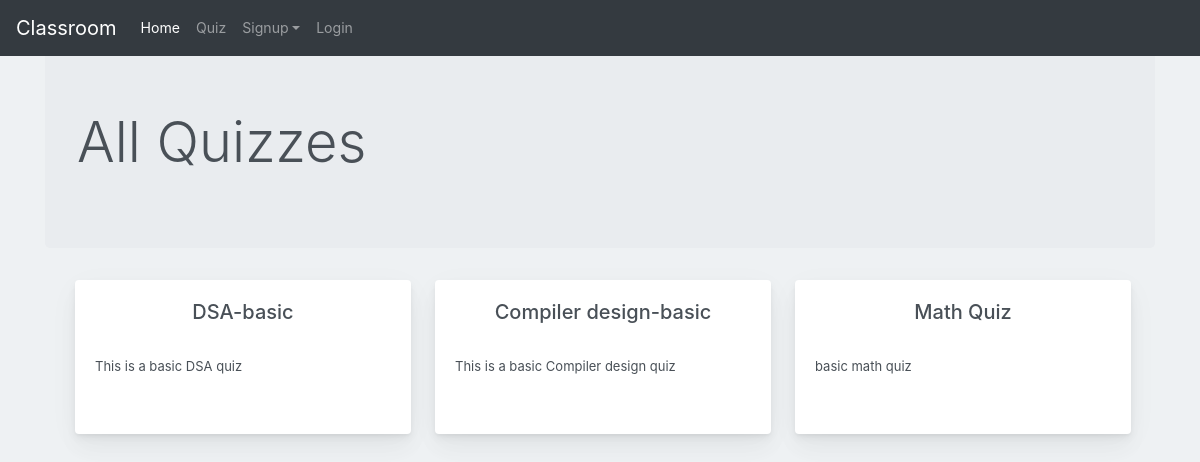
Page /quiz-home/ on the committed database.
### quiz/models.py (models this page shows, shortened)
class Quiz(models.Model):
    quiz_id = models.AutoField
    author = models.ForeignKey(User, on_delete=models.CASCADE, default=1)
    name = models.CharField(max_length=50)
    desc = models.CharField(max_length=300)
    questions = models.ManyToManyField(Question)
    is_saved = models.BooleanField(default=False)

### quiz/views.py (the view)
# urls.py: path('quiz-home/', views.quiz_home, name='quiz-home'),
def quiz_home(request):
    return render(request, 'quiz/quiz_home.html', context={'quizzes' : Quiz.objects.all()})

### templates/quiz/quiz_home.html (shortened to what this page needs)
{% extends 'discuss/basic.html' %}
{% load crispy_forms_tags %}
{% block homeactive %} active {% endblock homeactive %}-->
{% block content %}
<div class="container my-4">
    <div class="jumbotron">
        <h1 class="display-4">All Quizzes</h1>
        </div>
<div class="container">
    <div class="container mx-auto mt-2">
      <div class="row">
        {% for quiz in quizzes %}
        <div class="col-md-4">
          <div class="card" style="width: 21rem;">
            <div class="card-body">
              <h5 class="card-title" style="text-align: center;">{{quiz.name}}</h5>
              <br>
              <p class="card-text">{{quiz.desc}}</p>
              <br>
            </div>
          </div>
        </div>
        {% endfor %}
      </div>
    </div>
  </div>
{% endblock content %}

### discuss/static/discuss/block.css (style rules this page uses)
body { margin: 0; font-family: -apple-system, BlinkMacSystemFont, "Segoe UI", Roboto, "Helvetica Neue", Arial, "Noto Sans", sans-serif, "Apple Color Emoji", "Segoe UI Emoji", "Segoe UI Symbol", "Noto Color Emoji"; font-size: .88rem; font-weight: 400; line-height: 1.5; color: #495057; text-align: left; background-color: #eef1f3 }
.card { box-shadow: 0 0.46875rem 2.1875rem rgba(4, 9, 20, 0.03), 0 0.9375rem 1.40625rem rgba(4, 9, 20, 0.03), 0 0.25rem 0.53125rem rgba(4, 9, 20, 0.05), 0 0.125rem 0.1875rem rgba(4, 9, 20, 0.03); border-width: 0; transition: all .2s }
.card-body { flex: 1 1 auto; padding: 1.25rem }
.card-body p { font-size: 13px }

### templates/discuss/basic.html (style rules this page uses)
html * { font-family: -apple-system, BlinkMacSystemFont, 'Segoe UI', Roboto, Oxygen, Ubuntu, Cantarell, 'Open Sans', 'Helvetica Neue', sans-serif !important; }

### rows in the picture
Quiz: name "DSA-basic", desc "This is a basic DSA quiz"
Quiz: name "Compiler design-basic", desc "This is a basic Compiler design quiz"
Quiz: name "Math Quiz", desc "basic math quiz"
